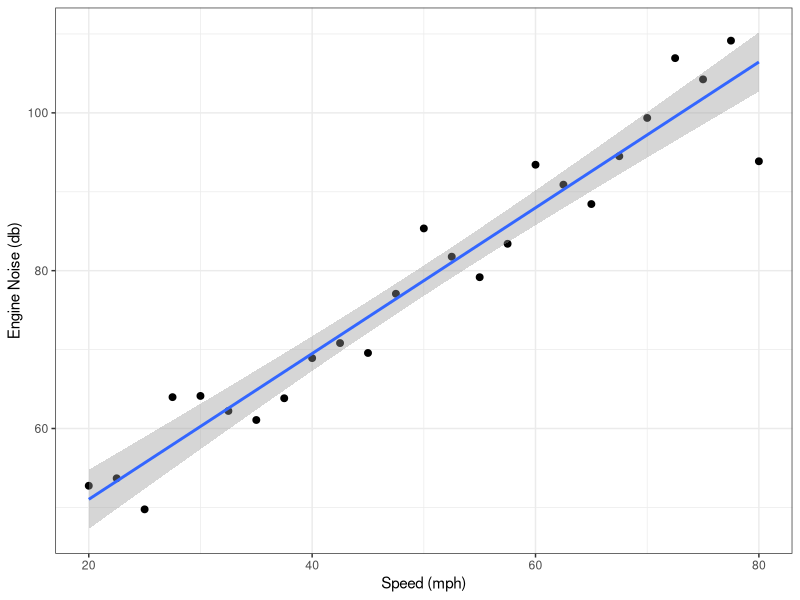

Write R code to recreate this figure.
## ---- chunk 1
set.seed(123)
speed_data <- seq(from = 20,
                  to = 80,
                  by = 2.5)
make_data <- sample(c("Mercedes", "Volkswagen", "BMW", "Audi"), size = 25, replace = TRUE, prob = c(1/4, 1/4, 1/4, 1/4))
car_data <- data.frame(Make = make_data,
                             Speed = speed_data,
                             Engine_Noise = speed_data + rnorm(25, mean = 30, sd = 5))
car_data
## ---- chunk 2
regLinearModel <- lm(Speed ~ Engine_Noise, data = car_data)
summary(regLinearModel)
## ---- chunk 3
library(ggplot2)
ggplot(car_data, aes(x = Speed,
                           y = Engine_Noise)) +
  geom_point(size = 2) +
  stat_smooth(method = "lm", se = 0.99) +
  labs(x = "Speed (mph)",
       y = "Engine Noise (db)") +
  theme_bw()
